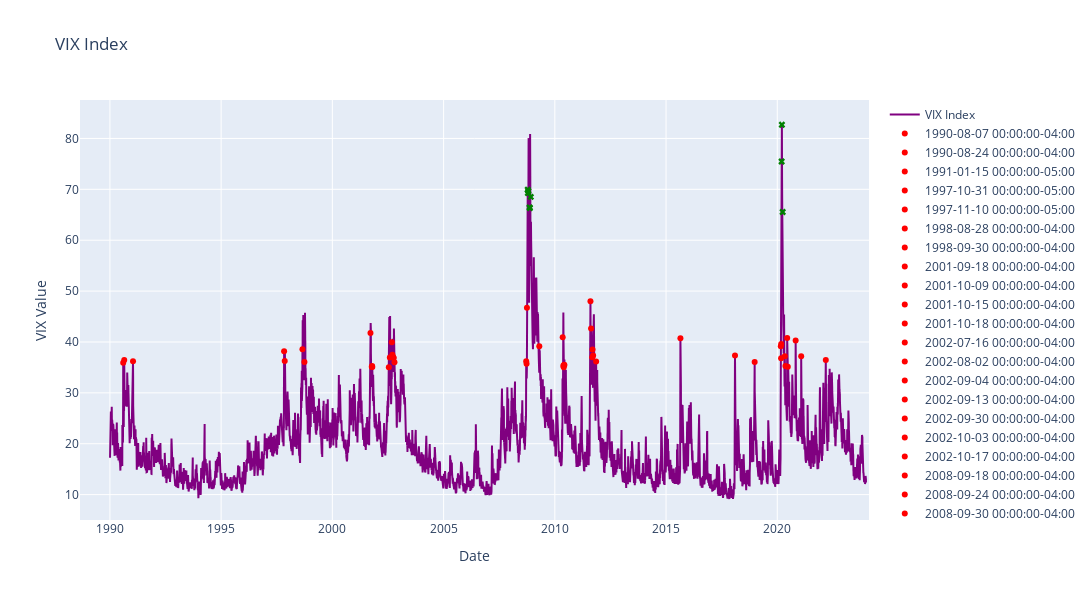

Source (notebook cell):
### Code cell
import plotly.graph_objects as go

fig = go.Figure()

# Plot the VIX index
fig.add_trace(go.Scatter(
    x=vix_df.index,
    y=vix_df['Close'],
    mode='lines',
    line=dict(color='purple'),
    name='VIX Index')
)

prev_vix = None
gt_vix_date = []
xtr_vix_date = []

# Iterate through the VIX data
for date, vix_value in vix_df['Close'].items():
    if vix_value >= 65 and (prev_vix is None or prev_vix < 65):
        fig.add_trace(go.Scatter(
            x=[date],
            y=[vix_value],
            mode='markers',
            marker=dict(color='green', symbol='x'),
            name=str(date)  # Convert Timestamp to string
        ))
        xtr_vix_date.append([date, vix_value])
    elif vix_value >= 35 and (prev_vix is None or prev_vix < 35):
        fig.add_trace(go.Scatter(
            x=[date],
            y=[vix_value],
            mode='markers',
            marker=dict(color='red', symbol='circle'),
            name=str(date)  # Convert Timestamp to string
        ))
        gt_vix_date.append([date, vix_value])
    prev_vix = vix_value

fig.update_layout(
    title="VIX Index",
    xaxis_title="Date",
    yaxis_title="VIX Value",
    width=4200,
    height=600
)

fig.show()

### Figure 1 — Plotly figure (JSON) as saved in the notebook; plotly's stock layout.template omitted (floating-point values rounded to 4 significant figures; data arrays with more than 128 entries replaced by an {"elided": "..."} marker saying what was removed)
{"data": [{"line": {"color": "purple"}, "mode": "lines", "name": "VIX Index", "type": "scatter", "x": {"elided": "8565 str values"}, "y": {"elided": "8565 float values"}}, {"marker": {"color": "red", "symbol": "circle"}, "mode": "markers", "name": "1990-08-07 00:00:00-04:00", "type": "scatter", "x": ["1990-08-07T00:00:00-04:00"], "y": [35.91]}, {"marker": {"color": "red", "symbol": "circle"}, "mode": "markers", "name": "1990-08-24 00:00:00-04:00", "type": "scatter", "x": ["1990-08-24T00:00:00-04:00"], "y": [36.47]}, {"marker": {"color": "red", "symbol": "circle"}, "mode": "markers", "name": "1991-01-15 00:00:00-05:00", "type": "scatter", "x": ["1991-01-15T00:00:00-05:00"], "y": [36.2]}, {"marker": {"color": "red", "symbol": "circle"}, "mode": "markers", "name": "1997-10-31 00:00:00-05:00", "type": "scatter", "x": ["1997-10-31T00:00:00-05:00"], "y": [38.2]}, {"marker": {"color": "red", "symbol": "circle"}, "mode": "markers", "name": "1997-11-10 00:00:00-05:00", "type": "scatter", "x": ["1997-11-10T00:00:00-05:00"], "y": [36.27]}, {"marker": {"color": "red", "symbol": "circle"}, "mode": "markers", "name": "1998-08-28 00:00:00-04:00", "type": "scatter", "x": ["1998-08-28T00:00:00-04:00"], "y": [38.55]}, {"marker": {"color": "red", "symbol": "circle"}, "mode": "markers", "name": "1998-09-30 00:00:00-04:00", "type": "scatter", "x": ["1998-09-30T00:00:00-04:00"], "y": [36.08]}, {"marker": {"color": "red", "symbol": "circle"}, "mode": "markers", "name": "2001-09-18 00:00:00-04:00", "type": "scatter", "x": ["2001-09-18T00:00:00-04:00"], "y": [41.76]}, {"marker": {"color": "red", "symbol": "circle"}, "mode": "markers", "name": "2001-10-09 00:00:00-04:00", "type": "scatter", "x": ["2001-10-09T00:00:00-04:00"], "y": [35.12]}, {"marker": {"color": "red", "symbol": "circle"}, "mode": "markers", "name": "2001-10-15 00:00:00-04:00", "type": "scatter", "x": ["2001-10-15T00:00:00-04:00"], "y": [35.27]}, {"marker": {"color": "red", "symbol": "circle"}, "mode": "markers", "name": "2001-10-18 00:00:00-04:00", "type": "scatter", "x": ["2001-10-18T00:00:00-04:00"], "y": [35.08]}, {"marker": {"color": "red", "symbol": "circle"}, "mode": "markers", "name": "2002-07-16 00:00:00-04:00", "type": "scatter", "x": ["2002-07-16T00:00:00-04:00"], "y": [35.03]}, {"marker": {"color": "red", "symbol": "circle"}, "mode": "markers", "name": "2002-08-02 00:00:00-04:00", "type": "scatter", "x": ["2002-08-02T00:00:00-04:00"], "y": [36.95]}, {"marker": {"color": "red", "symbol": "circle"}, "mode": "markers", "name": "2002-09-04 00:00:00-04:00", "type": "scatter", "x": ["2002-09-04T00:00:00-04:00"], "y": [39.97]}, {"marker": {"color": "red", "symbol": "circle"}, "mode": "markers", "name": "2002-09-13 00:00:00-04:00", "type": "scatter", "x": ["2002-09-13T00:00:00-04:00"], "y": [37.5]}, {"marker": {"color": "red", "symbol": "circle"}, "mode": "markers", "name": "2002-09-30 00:00:00-04:00", "type": "scatter", "x": ["2002-09-30T00:00:00-04:00"], "y": [36.97]}, {"marker": {"color": "red", "symbol": "circle"}, "mode": "markers", "name": "2002-10-03 00:00:00-04:00", "type": "scatter", "x": ["2002-10-03T00:00:00-04:00"], "y": [36.83]}, {"marker": {"color": "red", "symbol": "circle"}, "mode": "markers", "name": "2002-10-17 00:00:00-04:00", "type": "scatter", "x": ["2002-10-17T00:00:00-04:00"], "y": [36]}, {"marker": {"color": "red", "symbol": "circle"}, "mode": "markers", "name": "2008-09-18 00:00:00-04:00", "type": "scatter", "x": ["2008-09-18T00:00:00-04:00"], "y": [36.22]}, {"marker": {"color": "red", "symbol": "circle"}, "mode": "markers", "name": "2008-09-24 00:00:00-04:00", "type": "scatter", "x": ["2008-09-24T00:00:00-04:00"], "y": [35.72]}, {"marker": {"color": "red", "symbol": "circle"}, "mode": "markers", "name": "2008-09-30 00:00:00-04:00", "type": "scatter", "x": ["2008-09-30T00:00:00-04:00"], "y": [46.72]}, {"marker": {"color": "green", "symbol": "x"}, "mode": "markers", "name": "2008-10-13 00:00:00-04:00", "type": "scatter", "x": ["2008-10-13T00:00:00-04:00"], "y": [69.95]}, {"marker": {"color": "green", "symbol": "x"}, "mode": "markers", "name": "2008-10-16 00:00:00-04:00", "type": "scatter", "x": ["2008-10-16T00:00:00-04:00"], "y": [69.25]}, {"marker": {"color": "green", "symbol": "x"}, "mode": "markers", "name": "2008-10-23 00:00:00-04:00", "type": "scatter", "x": ["2008-10-23T00:00:00-04:00"], "y": [69.65]}, {"marker": {"color": "green", "symbol": "x"}, "mode": "markers", "name": "2008-11-13 00:00:00-05:00", "type": "scatter", "x": ["2008-11-13T00:00:00-05:00"], "y": [66.46]}, {"marker": {"color": "green", "symbol": "x"}, "mode": "markers", "name": "2008-11-17 00:00:00-05:00", "type": "scatter", "x": ["2008-11-17T00:00:00-05:00"], "y": [66.31]}, {"marker": {"color": "green", "symbol": "x"}, "mode": "markers", "name": "2008-12-02 00:00:00-05:00", "type": "scatter", "x": ["2008-12-02T00:00:00-05:00"], "y": [68.51]}, {"marker": {"color": "red", "symbol": "circle"}, "mode": "markers", "name": "2009-04-21 00:00:00-04:00", "type": "scatter", "x": ["2009-04-21T00:00:00-04:00"], "y": [39.18]}, {"marker": {"color": "red", "symbol": "circle"}, "mode": "markers", "name": "2010-05-10 00:00:00-04:00", "type": "scatter", "x": ["2010-05-10T00:00:00-04:00"], "y": [40.95]}, {"marker": {"color": "red", "symbol": "circle"}, "mode": "markers", "name": "2010-05-20 00:00:00-04:00", "type": "scatter", "x": ["2010-05-20T00:00:00-04:00"], "y": [35.32]}, {"marker": {"color": "red", "symbol": "circle"}, "mode": "markers", "name": "2010-05-27 00:00:00-04:00", "type": "scatter", "x": ["2010-05-27T00:00:00-04:00"], "y": [35.02]}, {"marker": {"color": "red", "symbol": "circle"}, "mode": "markers", "name": "2010-06-02 00:00:00-04:00", "type": "scatter", "x": ["2010-06-02T00:00:00-04:00"], "y": [35.54]}, {"marker": {"color": "red", "symbol": "circle"}, "mode": "markers", "name": "2010-06-07 00:00:00-04:00", "type": "scatter", "x": ["2010-06-07T00:00:00-04:00"], "y": [35.48]}, {"marker": {"color": "red", "symbol": "circle"}, "mode": "markers", "name": "2011-08-09 00:00:00-04:00", "type": "scatter", "x": ["2011-08-09T00:00:00-04:00"], "y": [48]}, {"marker": {"color": "red", "symbol": "circle"}, "mode": "markers", "name": "2011-08-19 00:00:00-04:00", "type": "scatter", "x": ["2011-08-19T00:00:00-04:00"], "y": [42.67]}, {"marker": {"color": "red", "symbol": "circle"}, "mode": "markers", "name": "2011-09-07 00:00:00-04:00", "type": "scatter", "x": ["2011-09-07T00:00:00-04:00"], "y": [37]}, {"marker": {"color": "red", "symbol": "circle"}, "mode": "markers", "name": "2011-09-12 00:00:00-04:00", "type": "scatter", "x": ["2011-09-12T00:00:00-04:00"], "y": [38.52]}, {"marker": {"color": "red", "symbol": "circle"}, "mode": "markers", "name": "2011-09-22 00:00:00-04:00", "type": "scatter", "x": ["2011-09-22T00:00:00-04:00"], "y": [37.32]}, {"marker": {"color": "red", "symbol": "circle"}, "mode": "markers", "name": "2011-11-10 00:00:00-05:00", "type": "scatter", "x": ["2011-11-10T00:00:00-05:00"], "y": [36.16]}, {"marker": {"color": "red", "symbol": "circle"}, "mode": "markers", "name": "2015-08-25 00:00:00-04:00", "type": "scatter", "x": ["2015-08-25T00:00:00-04:00"], "y": [40.74]}, {"marker": {"color": "red", "symbol": "circle"}, "mode": "markers", "name": "2018-02-06 00:00:00-05:00", "type": "scatter", "x": ["2018-02-06T00:00:00-05:00"], "y": [37.32]}, {"marker": {"color": "red", "symbol": "circle"}, "mode": "markers", "name": "2018-12-26 00:00:00-05:00", "type": "scatter", "x": ["2018-12-26T00:00:00-05:00"], "y": [36.07]}, {"marker": {"color": "red", "symbol": "circle"}, "mode": "markers", "name": "2020-02-28 00:00:00-05:00", "type": "scatter", "x": ["2020-02-28T00:00:00-05:00"], "y": [39.16]}, {"marker": {"color": "red", "symbol": "circle"}, "mode": "markers", "name": "2020-03-04 00:00:00-05:00", "type": "scatter", "x": ["2020-03-04T00:00:00-05:00"], "y": [36.82]}, {"marker": {"color": "red", "symbol": "circle"}, "mode": "markers", "name": "2020-03-06 00:00:00-05:00", "type": "scatter", "x": ["2020-03-06T00:00:00-05:00"], "y": [39.62]}, {"marker": {"color": "green", "symbol": "x"}, "mode": "markers", "name": "2020-03-13 00:00:00-04:00", "type": "scatter", "x": ["2020-03-13T00:00:00-04:00"], "y": [75.47]}, {"marker": {"color": "green", "symbol": "x"}, "mode": "markers", "name": "2020-03-17 00:00:00-04:00", "type": "scatter", "x": ["2020-03-17T00:00:00-04:00"], "y": [82.69]}, {"marker": {"color": "green", "symbol": "x"}, "mode": "markers", "name": "2020-03-30 00:00:00-04:00", "type": "scatter", "x": ["2020-03-30T00:00:00-04:00"], "y": [65.54]}, {"marker": {"color": "red", "symbol": "circle"}, "mode": "markers", "name": "2020-05-04 00:00:00-04:00", "type": "scatter", "x": ["2020-05-04T00:00:00-04:00"], "y": [37.19]}, {"marker": {"color": "red", "symbol": "circle"}, "mode": "markers", "name": "2020-05-14 00:00:00-04:00", "type": "scatter", "x": ["2020-05-14T00:00:00-04:00"], "y": [35.28]}, {"marker": {"color": "red", "symbol": "circle"}, "mode": "markers", "name": "2020-06-12 00:00:00-04:00", "type": "scatter", "x": ["2020-06-12T00:00:00-04:00"], "y": [40.79]}, {"marker": {"color": "red", "symbol": "circle"}, "mode": "markers", "name": "2020-06-22 00:00:00-04:00", "type": "scatter", "x": ["2020-06-22T00:00:00-04:00"], "y": [35.12]}, {"marker": {"color": "red", "symbol": "circle"}, "mode": "markers", "name": "2020-10-29 00:00:00-04:00", "type": "scatter", "x": ["2020-10-29T00:00:00-04:00"], "y": [40.28]}, {"marker": {"color": "red", "symbol": "circle"}, "mode": "markers", "name": "2021-01-28 00:00:00-05:00", "type": "scatter", "x": ["2021-01-28T00:00:00-05:00"], "y": [37.21]}, {"marker": {"color": "red", "symbol": "circle"}, "mode": "markers", "name": "2022-03-08 00:00:00-05:00", "type": "scatter", "x": ["2022-03-08T00:00:00-05:00"], "y": [36.45]}], "layout": {"height": 600, "title": {"text": "VIX Index"}, "width": 4200, "xaxis": {"title": {"text": "Date"}}, "yaxis": {"title": {"text": "VIX Value"}}}}
